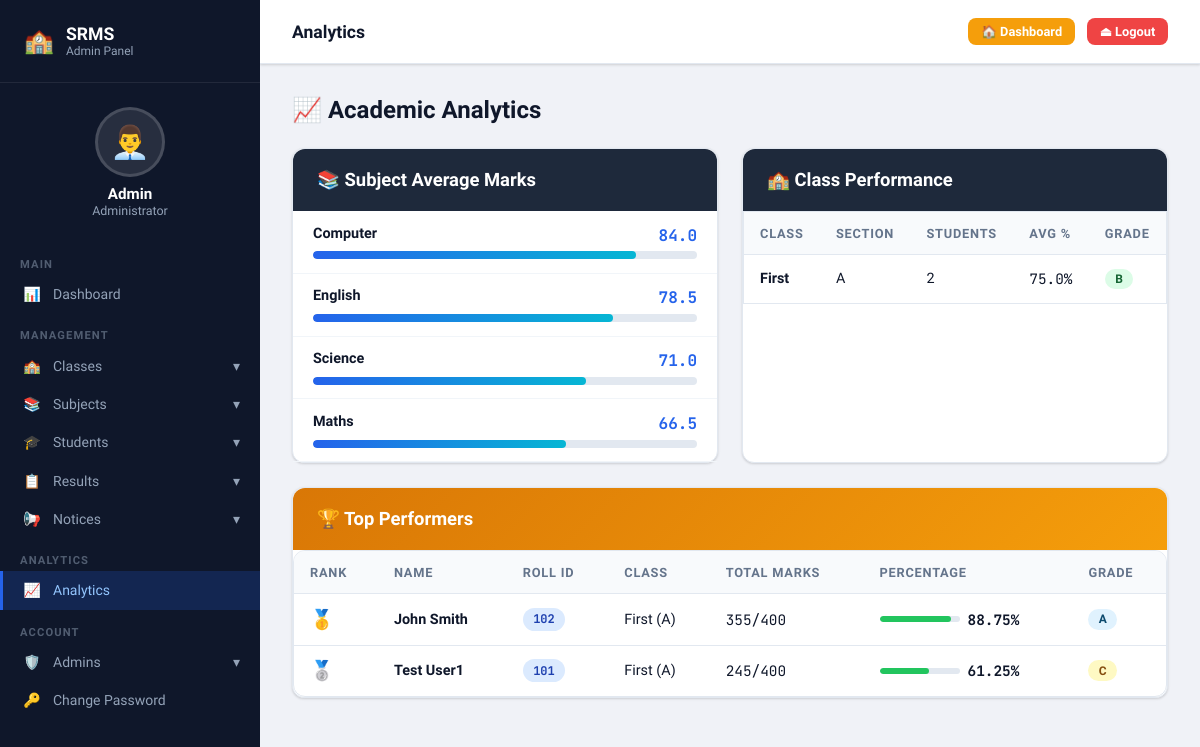
/admin/analytics (signed in), run on the app's committed database.
### tables this page shows
CREATE TABLE subjects (
            id INTEGER PRIMARY KEY AUTOINCREMENT,
            subject_name TEXT NOT NULL,
            subject_code TEXT NOT NULL UNIQUE,
            created_at TEXT DEFAULT CURRENT_TIMESTAMP,
            updated_at TEXT DEFAULT CURRENT_TIMESTAMP
        );

CREATE TABLE classes (
            id INTEGER PRIMARY KEY AUTOINCREMENT,
            class_name TEXT NOT NULL,
            class_numeric INTEGER NOT NULL,
            section TEXT NOT NULL,
            created_at TEXT DEFAULT CURRENT_TIMESTAMP,
            updated_at TEXT DEFAULT CURRENT_TIMESTAMP
        );

CREATE TABLE students (
            id INTEGER PRIMARY KEY AUTOINCREMENT,
            name TEXT NOT NULL,
            roll_id TEXT NOT NULL UNIQUE,
            class_id INTEGER NOT NULL,
            email TEXT,
            created_at TEXT DEFAULT CURRENT_TIMESTAMP,
            FOREIGN KEY(class_id) REFERENCES classes(id)
        );

### app.py (the view)
@app.route('/admin/analytics')
@admin_required
def analytics():
    conn = get_db()
    top = conn.execute('''
        SELECT s.name, s.roll_id, c.class_name, c.section,
               SUM(r.marks) as total, SUM(r.total_marks) as max_marks,
               ROUND(SUM(r.marks)*100.0/SUM(r.total_marks),2) as pct
        FROM students s
        JOIN results r ON s.id=r.student_id
        JOIN classes c ON s.class_id=c.id
        GROUP BY s.id ORDER BY pct DESC LIMIT 10
    ''').fetchall()
    subj_avg = conn.execute('''
        SELECT sub.subject_name, ROUND(AVG(r.marks),1) as avg_marks
        FROM results r JOIN subjects sub ON r.subject_id=sub.id
        GROUP BY sub.id ORDER BY avg_marks DESC
    ''').fetchall()
    class_perf = conn.execute('''
        SELECT c.class_name, c.section, COUNT(DISTINCT s.id) as student_count,
               ROUND(AVG(r.marks*100.0/r.total_marks),2) as avg_pct
        FROM classes c
        JOIN students s ON s.class_id=c.id
        JOIN results r ON r.student_id=s.id
        GROUP BY c.id
    ''').fetchall()
    conn.close()
    return render_template('analytics.html', top=top, subj_avg=subj_avg, class_perf=class_perf)

### app.py (called while the page is built)
def get_db():
    conn = sqlite3.connect(DB)
    conn.row_factory = sqlite3.Row
    return conn

def admin_required(f):
    from functools import wraps
    @wraps(f)
    def decorated(*args, **kwargs):
        if not session.get('admin'):
            return redirect(url_for('admin_login'))
        return f(*args, **kwargs)
    return decorated

### templates/analytics.html (shortened to what this page needs)
{% extends "admin_base.html" %}
{% block page_title %}Analytics{% endblock %}
{% block content %}
<div class="page-title" style="margin-bottom:1.5rem;">📈 Academic Analytics</div>
<div style="display:grid;grid-template-columns:1fr 1fr;gap:1.5rem;margin-bottom:1.5rem;">
  <div class="card">
    <div class="card-header" style="background:#1e293b;">📚 Subject Average Marks</div>
    <div class="card-body" style="padding:0;">
      {% if subj_avg %}
        {% set max_avg = subj_avg[0].avg_marks %}
        {% for s in subj_avg %}
        <div style="padding:.85rem 1.25rem;border-bottom:1px solid #f1f5f9;">
          <div style="display:flex;justify-content:space-between;margin-bottom:.35rem;">
            <span style="font-weight:600;font-size:.9rem;">{{ s.subject_name }}</span>
            <span style="font-family:'JetBrains Mono',monospace;font-weight:700;color:#2563eb;">{{ s.avg_marks }}</span>
          </div>
          <div style="background:#e2e8f0;border-radius:6px;height:8px;overflow:hidden;">
            <div style="width:{{ (s.avg_marks/100*100)|round }}%;background:linear-gradient(90deg,#2563eb,#06b6d4);height:100%;border-radius:6px;"></div>
          </div>
        </div>
        {% endfor %}
      {% else %}
        <div style="padding:2rem;text-align:center;color:#94a3b8;">No data yet.</div>
      {% endif %}
    </div>
  </div>
  <div class="card">
    <div class="card-header" style="background:#1e293b;">🏫 Class Performance</div>
    <div class="table-wrap" style="border-radius:0;">
      <table>
        <thead><tr><th>Class</th><th>Section</th><th>Students</th><th>Avg %</th><th>Grade</th></tr></thead>
        <tbody>
          {% for c in class_perf %}
          <tr>
            <td><strong>{{ c.class_name }}</strong></td>
            <td>{{ c.section }}</td>
            <td>{{ c.student_count }}</td>
            <td style="font-family:'JetBrains Mono',monospace;">{{ c.avg_pct }}%</td>
            <td>
              <span class="badge {% if c.avg_pct>=60 %}badge-success{% else %}badge-danger{% endif %}">
                {% if c.avg_pct>=90 %}A+{% elif c.avg_pct>=80 %}A{% elif c.avg_pct>=70 %}B{% elif c.avg_pct>=60 %}C{% elif c.avg_pct>=50 %}D{% else %}F{% endif %}
              </span>
            </td>
          </tr>
          {% else %}
          <tr><td colspan="5" style="text-align:center;color:#94a3b8;padding:2rem;">No data yet.</td></tr>
          {% endfor %}
        </tbody>
      </table>
    </div>
  </div>
</div>
<div class="card">
  <div class="card-header" style="background:linear-gradient(135deg,#d97706,#f59e0b);">🏆 Top Performers</div>
  <div class="table-wrap">
    <table>
      <thead><tr><th>Rank</th><th>Name</th><th>Roll ID</th><th>Class</th><th>Total Marks</th><th>Percentage</th><th>Grade</th></tr></thead>
      <tbody>
        {% for s in top %}
        <tr>
          <td>
            {% if loop.index == 1 %}<span style="font-size:1.2rem;">🥇</span>
            {% elif loop.index == 2 %}<span style="font-size:1.2rem;">🥈</span>
            {% elif loop.index == 3 %}<span style="font-size:1.2rem;">🥉</span>
            {% else %}<strong style="color:#64748b;">#{{ loop.index }}</strong>{% endif %}
          </td>
          <td><strong>{{ s.name }}</strong></td>
          <td><span class="badge badge-primary" style="font-family:'JetBrains Mono',monospace;">{{ s.roll_id }}</span></td>
          <td>{{ s.class_name }} ({{ s.section }})</td>
          <td style="font-family:'JetBrains Mono',monospace;">{{ s.total }}/{{ s.max_marks }}</td>
          <td>
            <div style="display:flex;align-items:center;gap:.5rem;">
              <div style="width:80px;background:#e2e8f0;border-radius:4px;height:6px;overflow:hidden;">
                <div style="width:{{ s.pct }}%;background:#22c55e;height:100%;border-radius:4px;"></div>
              </div>
              <span style="font-family:'JetBrains Mono',monospace;font-weight:700;">{{ s.pct }}%</span>
            </div>
          </td>
          <td>
            <span class="badge {% if s.pct>=90 %}badge-success{% elif s.pct>=70 %}badge-info{% elif s.pct>=60 %}badge-warning{% else %}badge-danger{% endif %}">
              {% if s.pct>=90 %}A+{% elif s.pct>=80 %}A{% elif s.pct>=70 %}B{% elif s.pct>=60 %}C{% elif s.pct>=50 %}D{% else %}F{% endif %}
            </span>
          </td>
        </tr>
        {% else %}
        <tr><td colspan="7" style="text-align:center;color:#94a3b8;padding:2rem;">No result data yet.</td></tr>
        {% endfor %}
      </tbody>
    </table>
  </div>
</div>
{% endblock %}

### templates/base.html (style rules this page uses)
:root { --bg: #f0f2f7; --surface: #ffffff; --primary: #2563eb; --primary-dark: #1d4ed8; --secondary: #0ea5e9; --accent: #f59e0b; --danger: #ef4444; --success: #22c55e; --warning: #f59e0b; --info: #06b6d4; --text: #0f172a; --text-muted: #64748b; --border: #e2e8f0; --sidebar-bg: #0f172a; --sidebar-text: #94a3b8; --sidebar-active: #2563eb; --nav-bg: #1e293b; --radius: 12px; --shadow: 0 1px 3px rgba(0,0,0,.1), 0 1px 2px rgba(0,0,0,.06); --shadow-md: 0 4px 6px -1px rgba(0,0,0,.1), 0 2px 4px -1px rgba(0,0,0,.06); --shadow-lg: 0 10px 15px -3px rgba(0,0,0,.1), 0 4px 6px -2px rgba(0,0,0,.05); }
* { box-sizing:border-box;margin:0;padding:0; }
body { font-family:'Plus Jakarta Sans',sans-serif;background:var(--bg);color:var(--text);min-height:100vh; }
.card { background:var(--surface);border-radius:var(--radius);box-shadow:var(--shadow);border:1px solid var(--border); }
.card-header { background:var(--primary);color:#fff;padding:1.25rem 1.5rem;border-radius:var(--radius) var(--radius) 0 0;display:flex;align-items:center;gap:.75rem;font-size:1.15rem;font-weight:700; }
.card-body { padding:1.5rem; }
.table-wrap { overflow-x:auto;border-radius:var(--radius);border:1px solid var(--border); }
table { width:100%;border-collapse:collapse; }
thead tr { background:#f8fafc; }
thead th { padding:.85rem 1rem;text-align:left;font-size:.8rem;font-weight:700;text-transform:uppercase;letter-spacing:.06em;color:var(--text-muted);border-bottom:1px solid var(--border); }
tbody tr { transition:background .15s; }
tbody td { padding:.85rem 1rem;font-size:.9rem;border-bottom:1px solid var(--border); }
tbody tr:last-child td { border-bottom:none; }
.badge { display:inline-flex;align-items:center;padding:.2rem .65rem;border-radius:20px;font-size:.75rem;font-weight:700; }
.badge-success { background:#dcfce7;color:#166534; }
.badge-warning { background:#fef9c3;color:#854d0e; }
.badge-info { background:#e0f2fe;color:#0c4a6e; }
.badge-primary { background:#dbeafe;color:#1e40af; }
.page-title { font-size:1.5rem;font-weight:800;color:var(--text);display:flex;align-items:center;gap:.5rem; }

### data on the page
subjects: subject_name "Computer", avg_marks "84.0"
subjects: subject_name "English", avg_marks "78.5", {{ (s.avg_marks/100*100)|round }} 78.0 (drawn)
subjects: subject_name "Science", avg_marks "71.0"
subjects: subject_name "Maths", avg_marks "66.5", {{ (s.avg_marks/100*100)|round }} 66.0 (drawn)
classes: class_name "First", section "A", student_count "2", avg_pct "75.0"
students: name "John Smith", roll_id "102", class_name "First", section "A", total "355", max_marks "400", pct "88.75"
students: name "Test User1", roll_id "101", class_name "First", section "A", total "245", max_marks "400", pct "61.25", shows "C"
